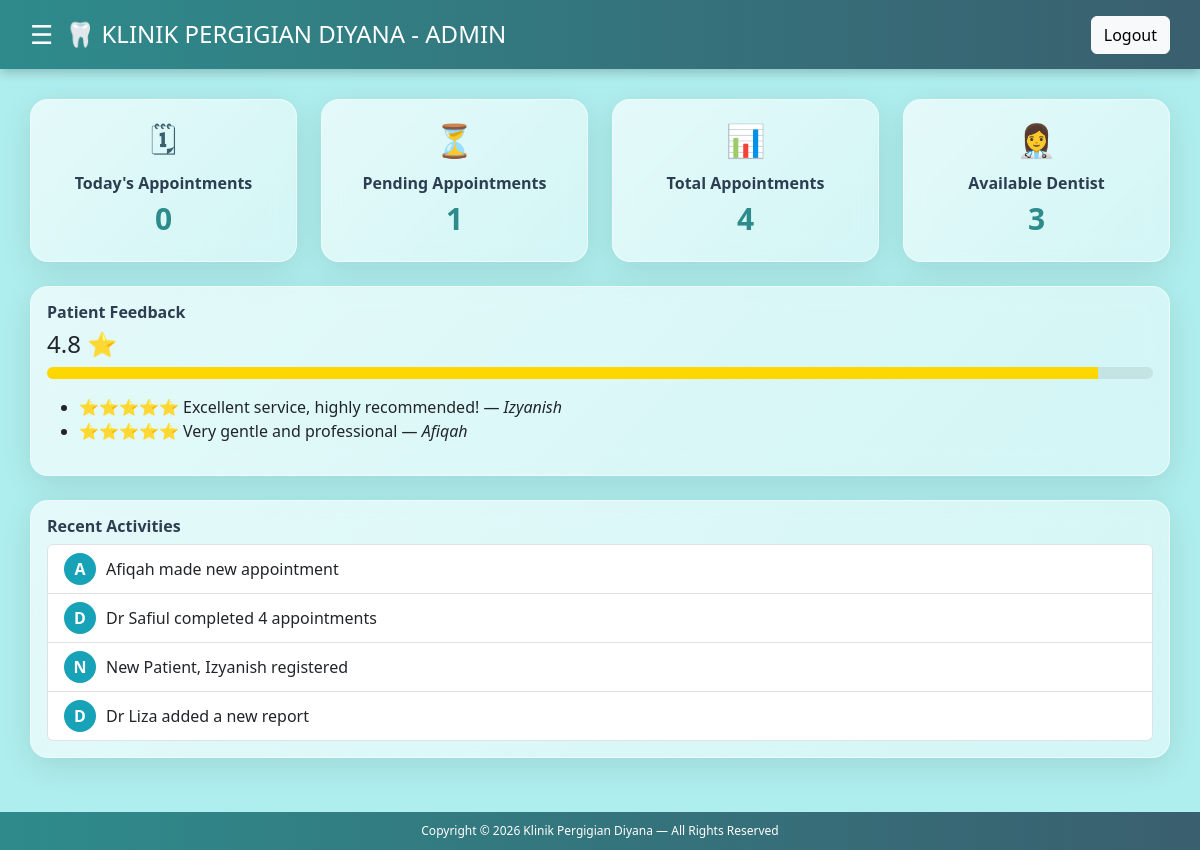
The page /admin/dashboard_admin.php (signed in) on the database its author committed.
### tables this page shows
CREATE TABLE `feedback` (
  `id` int(11) NOT NULL,
  `customer_name` varchar(100) DEFAULT NULL,
  `rating` float DEFAULT NULL,
  `comment` text DEFAULT NULL
);

CREATE TABLE `activities` (
  `id` int(11) NOT NULL,
  `description` text DEFAULT NULL,
  `created_at` datetime DEFAULT current_timestamp()
);

### admin/dashboard_admin.php (the view, shortened to what this page needs)
<?php
include("../config.php");
$today = date("Y-m-d");
$todaysAppointments = $conn->query("SELECT COUNT(*) AS total FROM appointments WHERE date='$today'")->fetch_assoc()["total"];
$pendingAppointments = $conn->query("SELECT COUNT(*) AS total FROM appointments WHERE status='Pending'")->fetch_assoc()["total"];
$totalAppointments = $conn->query("SELECT COUNT(*) AS total FROM appointments")->fetch_assoc()["total"];
$availableDentist = $conn->query("SELECT COUNT(*) AS total FROM users WHERE role='doctor'")->fetch_assoc()["total"];
$feedbackData = $conn->query("SELECT rating, comment, customer_name FROM feedback ORDER BY id DESC LIMIT 3");
$avgRating = $conn->query("SELECT AVG(rating) AS avg FROM feedback")->fetch_assoc()["avg"];
$activities = $conn->query("SELECT description FROM activities ORDER BY created_at DESC LIMIT 4");
$ratingPercent = min(100, max(0, (float) $avgRating / 5 * 100));
?>
<!DOCTYPE html>
<html lang="en">
<head>
<link href="https://cdn.jsdelivr.net/npm/bootstrap@5.3.0/dist/css/bootstrap.min.css" rel="stylesheet">
<link rel="stylesheet" href="../css/dashboard_admin.css">
</head>
<body>
<div class="header">
    <div class="header-left">
        <span class="menu-toggle" onclick="toggleSidebar()">☰</span>
        <h4>🦷 KLINIK PERGIGIAN DIYANA - ADMIN</h4>
    </div>
    <a href="../index.php" class="btn btn-light">Logout</a>
</div>
<div class="container-fluid flex-grow-1">
    <div class="row">
        <div class="col-md-12 content" id="content">
            <div class="row text-center mb-4">
                <div class="col-md-3"><div class="card top-card"><div class="card-body"><div class="icon">🗓</div><h6>Today's Appointments</h6><h3><?= $todaysAppointments ?></h3></div></div></div>
                <div class="col-md-3"><div class="card top-card"><div class="card-body"><div class="icon">⏳</div><h6>Pending Appointments</h6><h3><?= $pendingAppointments ?></h3></div></div></div>
                <div class="col-md-3"><div class="card top-card"><div class="card-body"><div class="icon">📊</div><h6>Total Appointments</h6><h3><?= $totalAppointments ?></h3></div></div></div>
                <div class="col-md-3"><div class="card top-card"><div class="card-body"><div class="icon">👩‍⚕️</div><h6>Available Dentist</h6><h3><?= $availableDentist ?></h3></div></div></div>
            </div>
            <div class="card mb-4">
                <div class="card-body">
                    <h6>Patient Feedback</h6>
                    <h4><?= number_format($avgRating, 1) ?> ⭐</h4>
                    <div class="rating-bar"><div class="rating-fill" style="--rating-width: <?= $ratingPercent ?>%;"></div></div>
                    <ul class="mt-3">
                        <?php if ($feedbackData && $feedbackData->num_rows > 0): ?>
                            <?php while($fb = $feedbackData->fetch_assoc()): ?>
                                <li>
                                    <?= str_repeat("⭐", max(1, min(5, (int)round((float)$fb["rating"])))) ?>
                                    <?= htmlspecialchars($fb["comment"]) ?>
                                    — <em><?= htmlspecialchars($fb["customer_name"]) ?></em>
                                </li>
                            <?php endwhile; ?>
                        <?php else: ?>
                            <li>No patient feedback yet.</li>
                        <?php endif; ?>
                    </ul>
                </div>
            </div>
            <div class="card mb-4">
                <div class="card-body">
                    <h6>Recent Activities</h6>
                    <ul class="list-group">
                        <?php while($a = $activities->fetch_assoc()): ?>
                            <li class="list-group-item d-flex align-items-center">
                                <div class="avatar"><?= strtoupper(substr($a["description"],0,1)) ?></div>
                                <?= htmlspecialchars($a["description"]) ?>
                            </li>
                        <?php endwhile; ?>
                    </ul>
                </div>
            </div>
        </div>
    </div>
</div>
<div class="footer">
    Copyright © 2026 Klinik Pergigian Diyana — All Rights Reserved
</div>
</body>
</html>

### css/dashboard_admin.css (style rules this page uses)
body { background: #AFEEEE; font-family: 'Segoe UI', sans-serif; margin: 0; display: flex; flex-direction: column; min-height: 100vh; position: relative; }
body::before { content: none; }
.header { background: linear-gradient(90deg, #2e8b8b, #3a5f6f); color: white; padding: 15px 30px; display: flex; justify-content: space-between; align-items: center; box-shadow: 0 4px 10px rgba(0, 0, 0, 0.2); min-height: 60px; z-index: 1001; }
.header-left { display: flex; align-items: center; gap: 12px; }
.header-left h4 { margin: 0; line-height: 1.2; }
.menu-toggle { font-size: 26px; cursor: pointer; transition: transform 0.3s ease; }
.content { padding: 30px; flex-grow: 1; margin-left: 0; width: 100%; transition: all 0.3s ease; }
.row .col-md-3 { flex: 1; min-width: 200px; }
.top-card, .card { background: rgba(255, 255, 255, 0.45); backdrop-filter: blur(12px); -webkit-backdrop-filter: blur(12px); border: 1px solid rgba(255, 255, 255, 0.6); border-radius: 18px; box-shadow: 0 8px 32px rgba(0, 0, 0, 0.1); transition: transform 0.3s ease, box-shadow 0.3s ease, background 0.3s ease; position: relative; overflow: hidden; }
.top-card::before, .card::before { content: ""; position: absolute; inset: 0; background: linear-gradient(135deg, rgba(255, 255, 255, 0.4), rgba(255, 255, 255, 0)); z-index: 0; pointer-events: none; }
.top-card .card-body, .card .card-body { position: relative; z-index: 1; }
.top-card h6, .card h6 { font-weight: 600; color: #2c3e50; }
.top-card h3 { font-size: 30px; font-weight: bold; color: #2e8b8b; }
.top-card .icon { font-size: 32px; margin-bottom: 10px; color: #3a5f6f; }
.rating-bar { height: 12px; background: rgba(0, 0, 0, 0.08); border-radius: 6px; overflow: hidden; }
.rating-fill { height: 100%; background: gold; width: var(--rating-width, 0%); }
.avatar { width: 32px; height: 32px; border-radius: 50%; background: #17a2b8; color: white; display: inline-flex; align-items: center; justify-content: center; font-weight: bold; margin-right: 10px; }
.footer { background: linear-gradient(90deg, #2e8b8b, #3a5f6f); color: white; text-align: center; padding: 10px; font-size: 12px; margin-top: auto; }

### rows shown on the page
feedback: rating "⭐⭐⭐⭐⭐", comment "Excellent service, highly recommended!", customer_name "Izyanish"
feedback: rating "⭐⭐⭐⭐⭐", comment "Very gentle and professional", customer_name "Afiqah"
activities: description "A", description "Afiqah made new appointment"
activities: description "D", description "Dr Safiul completed 4 appointments"
activities: description "N", description "New Patient, Izyanish registered"
activities: description "D", description "Dr Liza added a new report"

### other values the page prints
$todaysAppointments "0"
$pendingAppointments "1"
$totalAppointments "4"
$availableDentist "3"
$avgRating "4.8"
